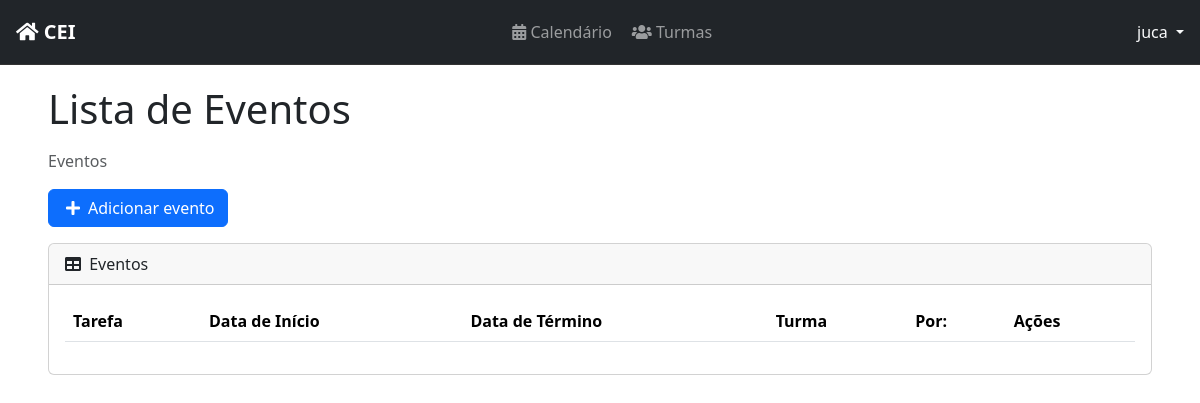
/list/ (signed in), run on an earlier commit of the app's database.
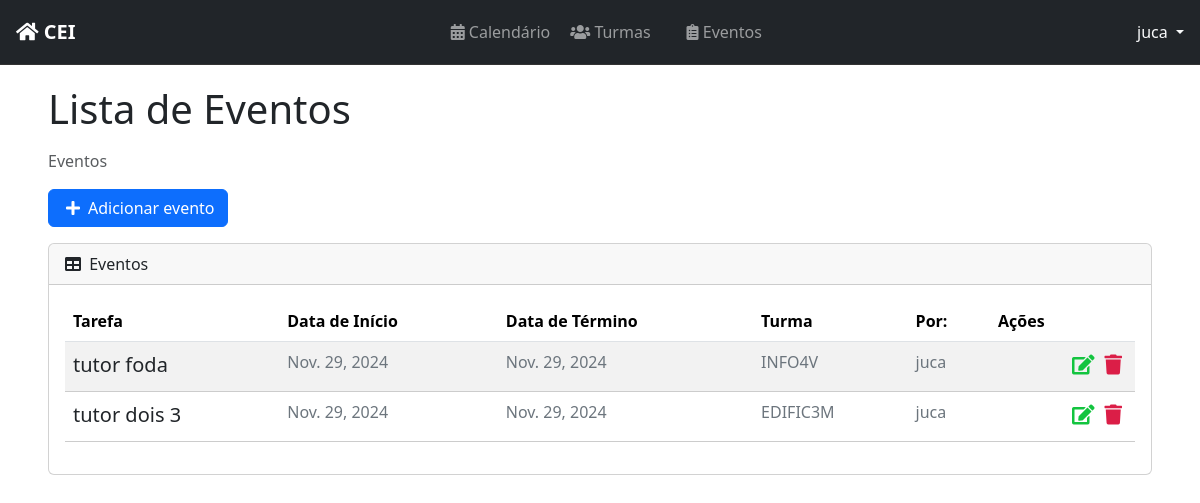
And on a later commit of the database.
### profiles/models.py (models this page shows, shortened)
class CustomUser(AbstractUser):
    id = models.BigAutoField(primary_key=True)
    turma = models.ForeignKey('classes.Turma', on_delete=models.SET_NULL, blank=True, null=True)

### tasks/models.py (models this page shows, shortened)
class Task(models.Model):
    id = models.BigAutoField(primary_key=True)
    title = models.CharField(max_length=20)
    description = models.TextField(max_length=150)
    start_date = models.DateField()
    end_date = models.DateField()
    total_subs = models.PositiveIntegerField(default=0)
    subs = models.PositiveIntegerField(default=0)
    start_time = models.TimeField()
    end_time = models.TimeField()
    usuario = models.ForeignKey(CustomUser, on_delete=models.PROTECT)
    turma = models.ForeignKey('classes.Turma', on_delete=models.CASCADE)
    created_at = models.DateTimeField(auto_now_add=True)
    updated_at = models.DateTimeField(auto_now=True)

### classes/models.py (models this page shows, shortened)
class Turma(models.Model):
    TURNO_CHOICES = [
        ('manha', 'Manhã'),
        ('tarde', 'Tarde'),
        ('noite', 'Noite'),
    ]
    CURSO_CHOICES = [
        ('edificacoes', 'Edificações'),
        ('informatica', 'Informática'),
        ('meio_ambiente', 'Meio Ambiente'),
        ('matematica', 'Matemática'),
    ]
    SERIE_CHOICES = [
        ('1', '1º Ano'),
        ('2', '2º Ano'),
        ('3', '3º Ano'),
        ('4', '4º Ano'),
    ]
    nome = models.CharField(max_length=8, unique=True)
    serie = models.CharField(max_length=1, choices=SERIE_CHOICES)
    turno = models.CharField(max_length=5, choices=TURNO_CHOICES)
    curso = models.CharField(max_length=15, choices=CURSO_CHOICES)

### tasks/views.py (the view)
# urls.py: path('list/', TaskListView.as_view(), name='task-list'),
class TaskListView(GroupRequiredMixin, LoginRequiredMixin, ListView):
    group_required = [u"Docente", u"Tutor"]
    login_url = reverse_lazy('login')
    model = Task
    template_name = 'tasks/list.html'
    context_object_name = 'tasks'
    ordering = '-created_at'
    def get_queryset(self):
        self.tasks = Task.objects.filter(usuario=self.request.user)
        return self.tasks

### tasks/context_processors.py (called while the page is built)
def user_in_discente(request):
    if request.user.is_authenticated:
        return {'user_in_discente': request.user.groups.filter(name="Discente").exists()}
    return {'user_in_discente': False}

### tasks/templates/tasks/list.html (shortened to what this page needs)
{% extends 'base.html' %}
{% block content %}
<div class="container-fluid">
    <h1 class="mb-3">Lista de Eventos</h1>
    <ol class="breadcrumb mb-3">
        <li class="breadcrumb-item active">Eventos</li>
    </ol>
    <div class="row mb-3">
        <div class="col-12 col-sm-auto">
            <a id="add-link" href="{% url 'new-task' %}" class="btn btn-primary d-flex align-items-center">
                <i class="fas fa-plus me-2"></i> Adicionar evento
            </a>
        </div>
    </div>
    <div class="card">
        <div class="card-header">
            <i class="fas fa-table me-1"></i>
            Eventos
        </div>
        <div class="card-body">
            <div class="table-responsive">
                <table id="datatablesSimple" class="table table-striped table-hover">
                    <thead class="table">
                        <tr>
                            <th>Tarefa</th>
                            <th>Data de Início</th>
                            <th>Data de Término</th>
                            <th>Turma</th>
                            <th>Por:</th>
                            <th>Ações</th>
                        </tr>
                    </thead>
                    <tbody>
                        {% for task in tasks %}
                        <tr class="task-item">
                            <td>
                                <a href="/task/{{ task.id }}" class="text-decoration-none text-dark">{{ task.title }}</a>
                            </td>
                            <td style="color: #6c757d;" class="fs-6">{{ task.start_date }}</td>
                            <td style="color: #6c757d;" class="fs-6">{{ task.end_date }}</td>
                            <td style="color: #6c757d;" class="fs-6">{{ task.turma.nome }}</td>
                            <td style="color: #6c757d;" class="fs-6">{{ task.usuario.username }}</td>
                            <td>
                                <a href="{% url 'delete-task' task.id %}" class="text-danger me-2"><i class="fas fa-trash"></i></a>
                                <a href="{% url 'edit-task' task.id %}" class="text-warning"><i class="fas fa-edit"></i></a>
                            </td>
                        </tr>
                        {% endfor %}
                    </tbody>
                </table>
            </div>
        </div>
    </div>
</div>
{% endblock %}
{% block scripts %}
<link href="https://cdn.jsdelivr.net/npm/simple-datatables@7.1.2/dist/style.min.css" rel="stylesheet" />
{% endblock %}

### tasks/templates/base.html (shortened to what this page needs)
{% load static %}
<!DOCTYPE html>
<html lang="en">
<head>
    <link href="{% static 'bootstrap/css/bootstrap.min.css' %}" rel="stylesheet">
    <link rel="stylesheet" href="https://use.fontawesome.com/releases/v5.7.2/css/all.css">
    <link rel="stylesheet" href="{% static 'css/styles.css' %}">
    <link href="{% static 'css/datatables.min.css' %}" rel="stylesheet">
</head>
<body>
  <nav class="navbar navbar-expand-lg navbar-dark bg-dark">
    <div class="container-fluid">
      <a class="navbar-brand" href="{% url 'dashboard' %}">
        <i class="fas fa-home"></i> CEI
      </a>
      <div class="collapse navbar-collapse" id="navbarSupportedContent">
        <ul class="navbar-nav me-auto mb-2 mb-lg-0">
          <li class="nav-item">
            <a class="nav-link" aria-current="page" href="{% url 'calendar' %}">
              <i class="fas fa-calendar-alt"></i> Calendário
            </a>
          </li>
          <li class="nav-item mx-lg-1">
            <a class="nav-link" href="{% url 'lista-turmas' %}">
              <i class="fas fa-users"></i> Turmas
            </a>
          </li>
          {% if user.is_authenticated and not user_in_discente %}
          <li class="nav-item mx-lg-3">
            <a class="nav-link" aria-current="page" href="{% url 'task-list' %}">
              <i class="fas fa-clipboard-list"></i> Eventos
            </a>
          </li>
          {% endif %}
        </ul>
        {% if user.is_authenticated %}
        <div class="dropdown">
          <a class="nav-link dropdown-toggle text-light" href="#" id="navbarDropdown" role="button" data-bs-toggle="dropdown" aria-expanded="false">
            {{ user.username }}
          </a>
        </div>
        {% else %}
        <li class="nav nav-pills flex-column">
          <a href="{% url 'login' %}" class="nav-link text-white">
            Login
          </a>
        </li>
        {% endif %}
      </div>
    </div>
  </nav>
  <div class="container-fluid px-5">
    <div class="col-12">
      {% block content %}
      {% endblock %}
    </div>
  </div>
  {% block scripts %}
  {% endblock %}
</body>
</html>

### tasks/static/css/styles.css (style rules this page uses)
.container-fluid { padding: 0; }
.navbar { border-bottom: 1px solid #333; margin-bottom: 20px; }
.navbar-nav { margin: auto; }
.navbar-brand { font-weight: bold; }
#add-link { text-decoration: none; }
.fas.fa-plus { color: #FFF; margin-right: 10px; margin-left: 5px; }
.task-item { list-style: none; font-size: 20px; height: 50px; padding-top: 10px; border-bottom: 1px dashed #CCC; }
.fas.fa-trash { color: #db1e47; cursor: pointer; margin: 5px; font-size: 20px; float: right; }
.fas.fa-edit { color: #13c43f; cursor: pointer; margin: 5px; font-size: 20px; float: right; }

### tasks/templates/base.html (style rules this page uses)
.navbar { padding: 0.75rem 1rem; }

What changed in the data, as far as the page shows it:
added Task: title "tutor foda", start_date "Nov. 29, 2024", end_date "Nov. 29, 2024", turma.nome "INFO4V", usuario.username "juca"
added Task: title "tutor dois 3", start_date "Nov. 29, 2024", end_date "Nov. 29, 2024", turma.nome "EDIFIC3M", usuario.username "juca"
Also different on the page:
text now shown: "Eventos"
